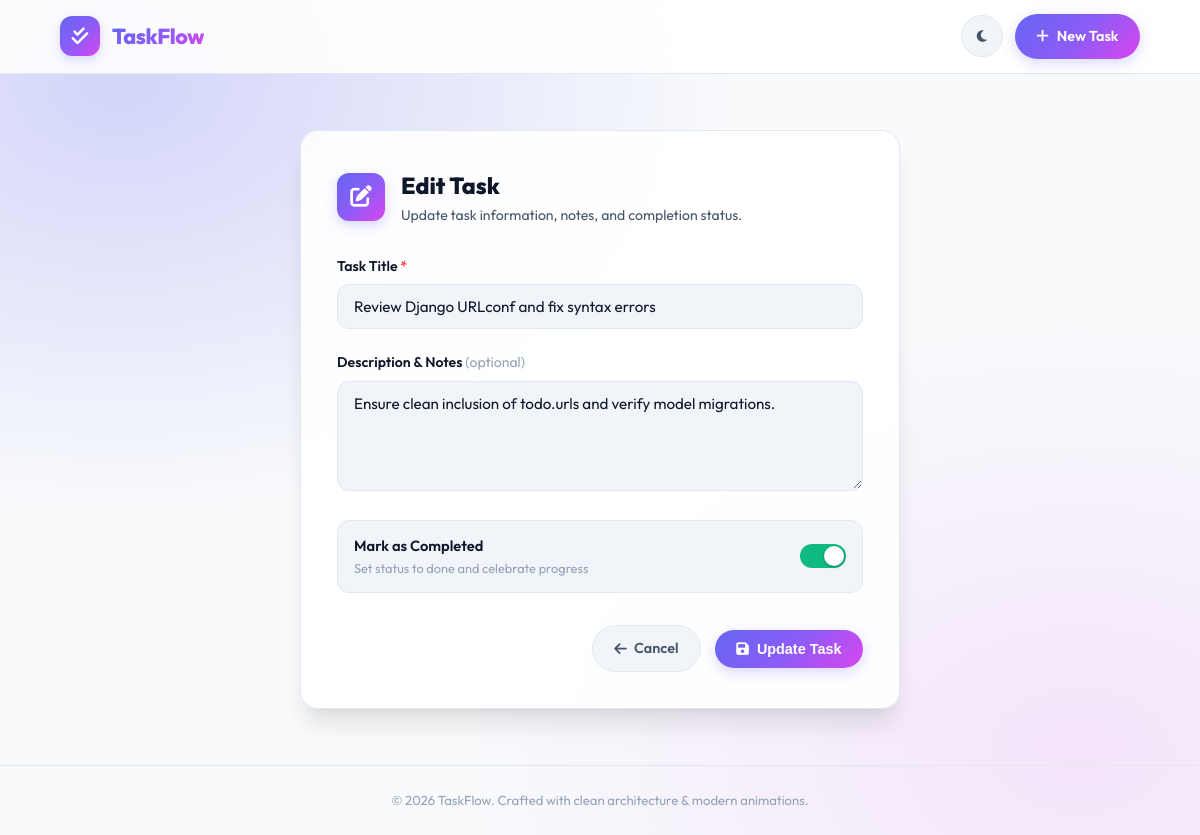
Page /edit/2/ on the committed database.
### todo/models.py (models this page shows, shortened)
class TaskModel(models.Model):
    title = models.CharField(max_length=200)
    description = models.TextField(blank=True, default='')
    complated = models.BooleanField(default=False)
    created_at = models.DateTimeField(auto_now_add=True)
    updated_at = models.DateTimeField(auto_now=True)
    class Meta:
        ordering = ['-created_at']
    @property
    def completed(self):
        return self.complated

### todo/views.py (the view, shortened to what this page needs)
# urls.py: path('edit/<int:task_id>/', views.task_edit, name = 'task_edit'),
def task_edit(request, task_id):
    task = get_object_or_404(TaskModel, pk=task_id)
    return render(request, 'todo/task_form.html', {
        'task': task,
        'action': 'edit',
    })

### todo/templates/todo/task_form.html (shortened to what this page needs)
{% extends 'todo/base.html' %}
{% block content %}
<div class="form-card-container">
  <div class="form-card">
    <div class="form-header">
      <div class="form-header-icon">
        {% if action == 'edit' %}
          <i class="fa-solid fa-pen-to-square"></i>
        {% else %}
          <i class="fa-solid fa-plus"></i>
        {% endif %}
      </div>
      <div>
        <h2>{% if action == 'edit' %}Edit Task{% else %}Create New Task{% endif %}</h2>
        <p>{% if action == 'edit' %}Update task information, notes, and completion status.{% else %}Organize your workflow by adding a new task to your list.{% endif %}</p>
      </div>
    </div>
    <form method="POST" novalidate>
      <div class="form-group">
        <label for="id_title" class="form-label">
          Task Title <span style="color: var(--danger-500);">*</span>
        </label>
        <input
          type="text"
          id="id_title"
          name="title"
          class="form-control-custom"
          placeholder="e.g. Design high-fidelity landing page..."
          value="{% if task %}{{ task.title }}{% else %}{{ title|default:'' }}{% endif %}"
          required
          autofocus
        >
      </div>
      <div class="form-group">
        <label for="id_description" class="form-label">
          Description & Notes <span style="font-weight: 400; color: var(--text-muted);">(optional)</span>
        </label>
        <textarea
          id="id_description"
          name="description"
          class="form-control-custom"
          placeholder="Provide context, acceptance criteria, or key reminders..."
        >{% if task %}{{ task.description }}{% else %}{{ description|default:'' }}{% endif %}</textarea>
      </div>
      {% if action == 'edit' %}
      <div class="form-group">
        <label class="switch-label-wrapper" for="id_complated">
          <div class="switch-text">
            <span class="title">Mark as Completed</span>
            <span class="subtitle">Set status to done and celebrate progress</span>
          </div>
          <input
            type="checkbox"
            name="complated"
            id="id_complated"
            class="switch-input"
            {% if task.complated %}checked{% endif %}
          >
        </label>
      </div>
      {% endif %}
      <div class="form-actions">
        <a href="{% url 'todo:task_list' %}" class="btn-secondary-custom">
          <i class="fa-solid fa-arrow-left"></i> Cancel
        </a>
        <button type="submit" class="btn-primary-gradient">
          <i class="fa-solid fa-floppy-disk"></i>
          <span>{% if action == 'edit' %}Update Task{% else %}Create Task{% endif %}</span>
        </button>
      </div>
    </form>
  </div>
</div>
{% endblock %}

### rows in the picture
TaskModel: title "Review Django URLconf and fix syntax errors", description "Ensure clean inclusion of todo.urls and verify model migrations.", complated "☑"
